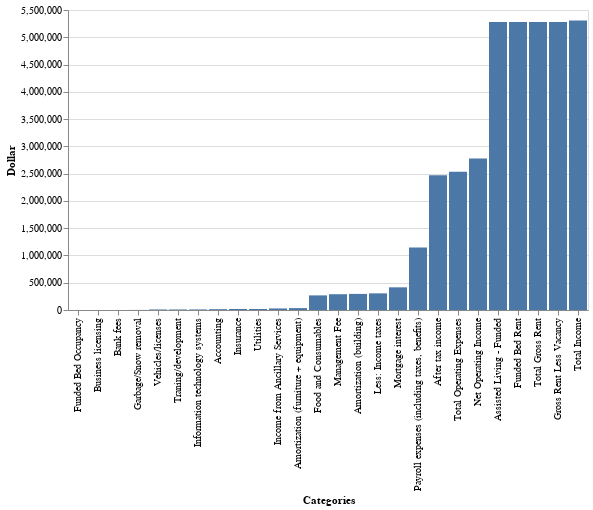

This figure's notebook cell:
### Code cell
# Simple Bar chart for year
df_last = pd.DataFrame(df.iloc[-1,:])
df_last = df_last.reset_index()
df_last = df_last.rename(columns={'Unnamed: 0': "Categories", "Year 1": "Dollar"})
alt.Chart(df_last).mark_bar().encode(
    x = alt.Y('Categories', sort='y'),
    y = alt.Y('Dollar')
).interactive()

### Figure 1 — Vega-Lite specification as saved in the notebook (floating-point values rounded to 4 significant figures)
{"config": {"view": {"continuousWidth": 400, "continuousHeight": 300}}, "data": {"name": "data-80e6f89adf05bbe5c0fd32e5374506ed"}, "mark": "bar", "encoding": {"x": {"type": "nominal", "field": "Categories", "sort": "y"}, "y": {"type": "quantitative", "field": "Dollar"}}, "selection": {"selector003": {"type": "interval", "bind": "scales", "encodings": ["x", "y"]}}, "$schema": "https://vega.github.io/schema/vega-lite/v4.8.1.json", "datasets": {"data-80e6f89adf05bbe5c0fd32e5374506ed": [{"Categories": "Assisted Living - Funded", "Dollar": 5280000.0}, {"Categories": "Funded Bed Rent", "Dollar": 5280000.0}, {"Categories": "Total Gross Rent", "Dollar": 5280000.0}, {"Categories": "Funded Bed Occupancy", "Dollar": 100.0}, {"Categories": "Gross Rent Less Vacancy", "Dollar": 5280000.0}, {"Categories": "Income from Ancillary Services", "Dollar": 28800.0}, {"Categories": "Total Income", "Dollar": 5309000.0}, {"Categories": "Food and Consumables", "Dollar": 267800.0}, {"Categories": "Payroll expenses (including taxes, benefits)", "Dollar": 1148000.0}, {"Categories": "Business licensing", "Dollar": 300.0}, {"Categories": "Bank fees", "Dollar": 300.0}, {"Categories": "Mortgage interest", "Dollar": 415700.0}, {"Categories": "Insurance", "Dollar": 18000.0}, {"Categories": "Information technology systems", "Dollar": 10200.0}, {"Categories": "Accounting", "Dollar": 15000.0}, {"Categories": "Vehicles/licenses", "Dollar": 9600.0}, {"Categories": "Traning/development", "Dollar": 9600.0}, {"Categories": "Management Fee", "Dollar": 289400.0}, {"Categories": "Amortization (building)", "Dollar": 295000.0}, {"Categories": "Amortization (furniture + equipment)", "Dollar": 35000.0}, {"Categories": "Utilities", "Dollar": 18000.0}, {"Categories": "Garbage/Snow removal", "Dollar": 1200.0}, {"Categories": "Total Operating Expenses", "Dollar": 2533000.0}, {"Categories": "Net Operating Income", "Dollar": 2776000.0}, {"Categories": "Less: Income taxes", "Dollar": 305400.0}, {"Categories": "After tax income", "Dollar": 2471000.0}]}}
